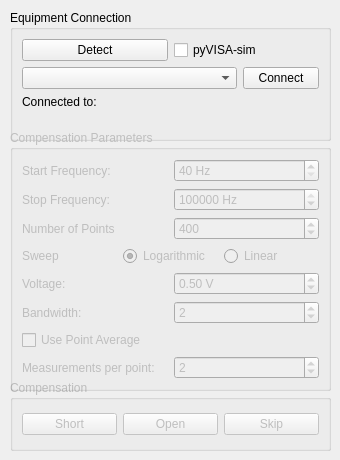
      <widget class="QWidget" name="tab">
       <attribute name="title">
        <string>Connection and Compensation</string>
       </attribute>
       <widget class="QGroupBox" name="groupBox">
        <property name="geometry">
         <rect>
          <x>10</x>
          <y>10</y>
          <width>321</width>
          <height>131</height>
         </rect>
        </property>
        <property name="title">
         <string>Equipment Connection</string>
        </property>
        <layout class="QGridLayout" name="gridLayout_5">
         <item row="0" column="0">
          <layout class="QVBoxLayout" name="layout_equip_connection">
           <item>
            <layout class="QHBoxLayout" name="layout_detect_pyvisa">
             <item>
              <widget class="QPushButton" name="btn_detectar">
               <property name="text">
                <string>Detect</string>
               </property>
              </widget>
             </item>
             <item>
              <widget class="QCheckBox" name="checkbox_pyvisasim">
               <property name="text">
                <string>pyVISA-sim</string>
               </property>
              </widget>
             </item>
            </layout>
           </item>
           <item>
            <layout class="QHBoxLayout" name="horizontalLayout_4">
             <item>
              <widget class="QComboBox" name="combobox_equipamentos"/>
             </item>
             <item>
              <widget class="QPushButton" name="btn_conectar">
               <property name="maximumSize">
                <size>
                 <width>76</width>
                 <height>16777215</height>
                </size>
               </property>
               <property name="text">
                <string>Connect</string>
               </property>
              </widget>
             </item>
            </layout>
           </item>
           <item>
            <layout class="QVBoxLayout" name="verticalLayout_3">
             <item>
              <widget class="QLabel" name="label">
               <property name="text">
                <string>Connected to:</string>
               </property>
              </widget>
             </item>
             <item>
              <widget class="QLabel" name="label_inst_name">
               <property name="minimumSize">
                <size>
                 <width>151</width>
                 <height>0</height>
                </size>
               </property>
               <property name="text">
                <string/>
               </property>
              </widget>
             </item>
            </layout>
           </item>
          </layout>
         </item>
        </layout>
       </widget>
       <widget class="QGroupBox" name="group_calibration">
        <property name="enabled">
         <bool>false</bool>
        </property>
        <property name="geometry">
         <rect>
          <x>10</x>
          <y>380</y>
          <width>321</width>
          <height>71</height>
         </rect>
        </property>
        <property name="sizePolicy">
         <sizepolicy hsizetype="Preferred" vsizetype="Preferred">
          <horstretch>1</horstretch>
          <verstretch>1</verstretch>
         </sizepolicy>
        </property>
        <property name="maximumSize">
         <size>
          <width>16777215</width>
          <height>16777215</height>
         </size>
        </property>
        <property name="autoFillBackground">
         <bool>false</bool>
        </property>
        <property name="title">
         <string>Compensation</string>
        </property>
        <layout class="QVBoxLayout" name="verticalLayout_9">
         <item>
          <layout class="QHBoxLayout" name="horizontalLayout_14">
           <item>
            <widget class="QPushButton" name="btn_shortcal">
             <property name="text">
              <string>Short</string>
             </property>
            </widget>
           </item>
           <item>
            <widget class="QPushButton" name="btn_opencal">
             <property name="text">
              <string>Open</string>
             </property>
            </widget>
           </item>
           <item>
            <widget class="QPushButton" name="blt_skipcal">
             <property name="text">
              <string>Skip</string>
             </property>
            </widget>
           </item>
          </layout>
         </item>
        </layout>
       </widget>
       <widget class="QGroupBox" name="groupBox_analise_2">
        <property name="enabled">
         <bool>false</bool>
        </property>
        <property name="geometry">
         <rect>
          <x>10</x>
          <y>130</y>
          <width>321</width>
          <height>261</height>
         </rect>
        </property>
        <property name="title">
         <string>Compensation Parameters</string>
        </property>
        <layout class="QVBoxLayout" name="verticalLayout_8">
         <item>
          <layout class="QVBoxLayout" name="layout_CompParam">
           <item>
            <layout class="QHBoxLayout" name="horizontalLayout_13">
             <item>
              <widget class="QLabel" name="label_15">
               <property name="text">
                <string>Start Frequency:</string>
               </property>
              </widget>
             </item>
             <item>
              <widget class="QSpinBox" name="spin_freq_inicial_2">
               <property name="suffix">
                <string> Hz</string>
               </property>
               <property name="minimum">
                <number>40</number>
               </property>
               <property name="maximum">
                <number>110000000</number>
               </property>
              </widget>
             </item>
            </layout>
           </item>
           <item>
            <layout class="QHBoxLayout" name="horizontalLayout_12">
             <item>
              <widget class="QLabel" name="label_14">
               <property name="text">
                <string>Stop Frequency:</string>
               </property>
              </widget>
             </item>
             <item>
              <widget class="QSpinBox" name="spin_freq_final_2">
               <property name="suffix">
                <string> Hz</string>
               </property>
               <property name="minimum">
                <number>40</number>
               </property>
               <property name="maximum">
                <number>110000000</number>
               </property>
               <property name="value">
                <number>110000000</number>
               </property>
              </widget>
             </item>
            </layout>
           </item>
           <item>
            <layout class="QHBoxLayout" name="horizontalLayout_16">
             <item>
              <widget class="QLabel" name="label_17">
               <property name="text">
                <string>Number of Points</string>
               </property>
              </widget>
             </item>
             <item>
              <widget class="QSpinBox" name="num_pontos_2">
               <property name="minimum">
                <number>1</number>
               </property>
               <property name="maximum">
                <number>800</number>
               </property>
               <property name="value">
                <number>400</number>
               </property>
              </widget>
             </item>
            </layout>
           </item>
           <item>
            <layout class="QHBoxLayout" name="horizontalLayout_15">
             <item>
              <widget class="QLabel" name="label_16">
               <property name="text">
                <string>Sweep</string>
               </property>
              </widget>
             </item>
             <item alignment="Qt::AlignLeft">
              <widget class="QRadioButton" name="var_log_2">
               <property name="text">
                <string>Logarithmic</string>
               </property>
               <property name="checked">
                <bool>true</bool>
               </property>
               <property name="autoExclusive">
                <bool>true</bool>
               </property>
              </widget>
             </item>
             <item>
              <widget class="QRadioButton" name="var_lin_2">
               <property name="text">
                <string>Linear</string>
               </property>
              </widget>
             </item>
            </layout>
           </item>
           <item>
            <layout class="QHBoxLayout" name="horizontalLayout_18">
             <item>
              <widget class="QLabel" name="label_19">
               <property name="text">
                <string>Voltage:</string>
               </property>
              </widget>
             </item>
             <item>
              <widget class="QDoubleSpinBox" name="spinbox_tensao_2">
               <property name="prefix">
                <string/>
               </property>
               <property name="suffix">
                <string> V</string>
               </property>
               <property name="maximum">
                <double>42.000000000000000</double>
               </property>
               <property name="singleStep">
                <double>0.100000000000000</double>
               </property>
               <property name="value">
                <double>0.500000000000000</double>
               </property>
              </widget>
             </item>
            </layout>
           </item>
           <item>
            <layout class="QHBoxLayout" name="horizontalLayout_17">
             <item>
              <widget class="QLabel" name="label_18">
               <property name="text">
                <string>Bandwidth:</string>
               </property>
              </widget>
             </item>
             <item>
              <widget class="QSpinBox" name="spinbox_banda_2">
               <property name="minimum">
                <number>1</number>
               </property>
               <property name="maximum">
                <number>5</number>
               </property>
               <property name="value">
                <number>2</number>
               </property>
              </widget>
             </item>
            </layout>
           </item>
           <item>
            <widget class="QCheckBox" name="checkbox_ptavg_2">
             <property name="text">
              <string>Use Point Average</string>
             </property>
             <property name="checked">
              <bool>false</bool>
             </property>
            </widget>
           </item>
           <item>
            <layout class="QHBoxLayout" name="horizontalLayout_19">
             <item>
              <widget class="QLabel" name="label_20">
               <property name="enabled">
                <bool>false</bool>
               </property>
               <property name="text">
                <string>Measurements per point:</string>
               </property>
              </widget>
             </item>
             <item>
              <widget class="QSpinBox" name="spin_ptavg_2">
               <property name="enabled">
                <bool>false</bool>
               </property>
               <property name="minimum">
                <number>1</number>
               </property>
               <property name="maximum">
                <number>256</number>
               </property>
               <property name="value">
                <number>2</number>
               </property>
              </widget>
             </item>
            </layout>
           </item>
          </layout>
         </item>
        </layout>
       </widget>
      </widget>
